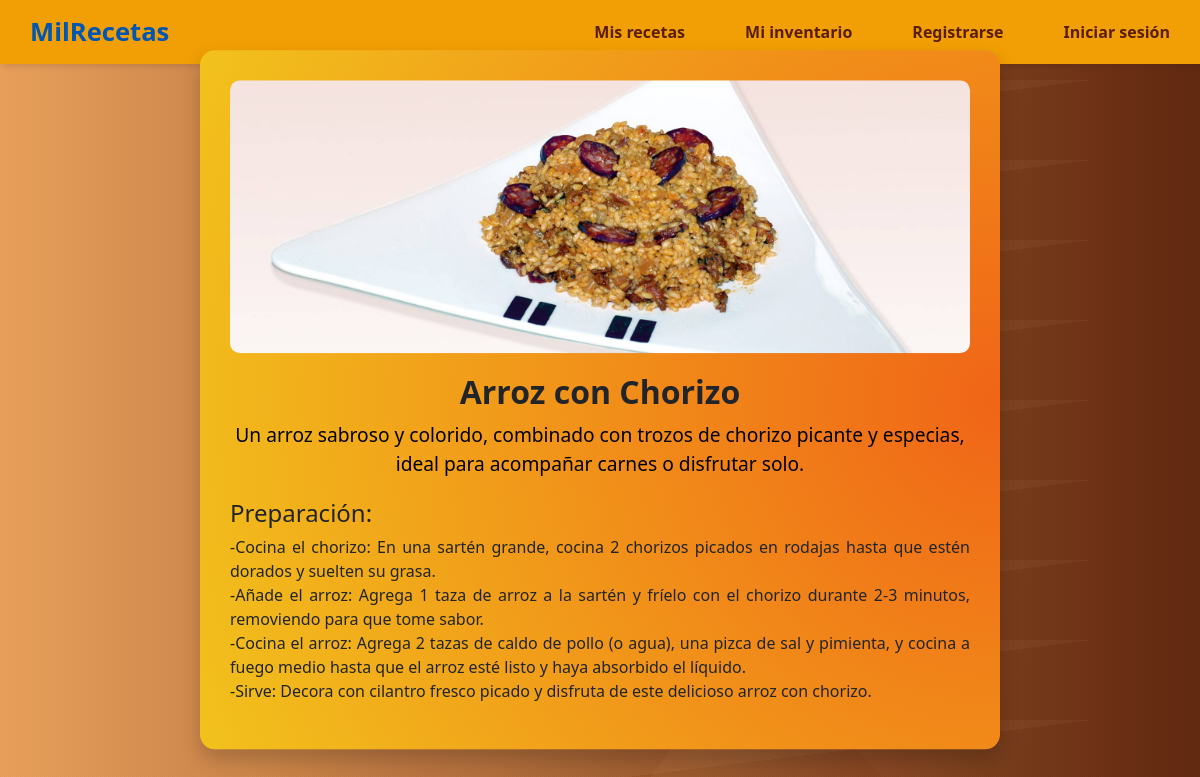
The app's page /receta.php?id=8 with its own data.
### tables this page shows
CREATE TABLE `recetas` (
  `id_receta` int(15) NOT NULL,
  `id_usuario` int(15) NOT NULL,
  `nombre` varchar(50) NOT NULL,
  `descripcion` varchar(200) NOT NULL,
  `preparacion` varchar(800) NOT NULL,
  `nombre_img` varchar(250) NOT NULL
);

### receta.php (the view, shortened to what this page needs)
<!DOCTYPE html>
<html lang="es">
<head>
    <link href="https://stackpath.bootstrapcdn.com/bootstrap/4.5.2/css/bootstrap.min.css" rel="stylesheet">
    <link rel="stylesheet" href="estilos_inicio.css">
</head>
<body>
    <?php
    include("conexion_db.php");
    ?>
    <header>
        <nav>
            <ul>
                <li class="marca"><a href="Index.php">MilRecetas</a></li>
                <li class="hideOnMobile"><a href="mis_recetas.php">Mis recetas</a></li>
                <li class="hideOnMobile"><a href="mi_inventario.php">Mi inventario</a></li>
                <li class="hideOnMobile"><a href="registro.php">Registrarse</a></li>
                <?php
                if (isset($_SESSION['id'])) {
                    echo '<li class="hideOnMobile"><a href="logout.php">Cerrar Sesión</a></li>';
                } else {
                    echo '<li><a href="f_login.php">Iniciar sesión</a></li>';
                }
                ?>
            </ul>
        </nav>
    </header>
    <div class="receta-container">
        <?php
        $id_receta = $_GET['id'];
        $query = "SELECT * FROM recetas WHERE id_receta = '$id_receta'";
        $resultado = mysqli_query($conex, $query);
        $row = mysqli_fetch_array($resultado);
        ?>
        <img src="img_recetas/<?php echo htmlspecialchars($row['nombre_img']); ?>" alt="<?php echo htmlspecialchars($row['nombre']); ?>" class="receta-img">
        <h1 class="receta-title"><?php echo htmlspecialchars($row['nombre']); ?></h1>
        <p class="receta-description"><?php echo htmlspecialchars($row['descripcion']); ?></p>
        <div class="receta-content">
            <h4>Preparación:</h4>
            <p><?php echo nl2br(htmlspecialchars($row['preparacion'])); ?></p>
        </div>
    </div>
</body>

### estilos_inicio.css (style rules this page uses)
* { margin: 0; padding: 0; }
body { max-height: 100vh; overflow-x: hidden; font-family: 'Segoe UI', Tahoma, Geneva, Verdana, sans-serif; background-image: linear-gradient(305deg, rgba(161, 161, 161, 0.04) 0%, rgba(161, 161, 161, 0.04) 45%,rgba(31, 31, 31, 0.04) 45%, rgba(31, 31, 31, 0.04) 100%),linear-gradient(173deg, rgba(190, 190, 190, 0.04) 0%, rgba(190, 190, 190, 0.04) 59%,rgba(10, 10, 10, 0.04) 59%, rgba(10, 10, 10, 0.04) 100%),linear-gradient(229deg, rgba(168, 168, 168, 0.04) 0%, rgba(168, 168, 168, 0.04) 29%,rgba(86, 86, 86, 0.04) 29%, rgba(86, 86, 86, 0.04) 100%),linear-gradient(306deg, rgba(51, 51, 51, 0.04) 0%, rgba(51, 51, 51, 0.04) 17%,rgba(64, 64, 64, 0.04) 17%, rgba(64, 64, 64, 0.04) 100%),linear-gradient(90deg, rgb(255, 169, 89),rgb(97, 30, 1));; }
nav { background-color: #F29F05; box-shadow: 3px 3px 5px rgba(0, 0, 0, 0.1); }
nav ul { width: 100%; list-style: none; display: flex; justify-content: flex-end; align-items: center; }
nav li { height: 8vh; }
nav a { height: 100%; padding: 0 30px; text-decoration: none; display: flex; align-items: center; color: #591E08; font-weight: 700; }
.marca { font-size: 1.6em; }
nav li:first-child { margin-right: auto; }

### receta.php (style rules this page uses)
.receta-container { background-image: radial-gradient(circle at center right, rgb(240, 101, 23),rgb(242, 194, 28)); border-radius: 15px; box-shadow: 0 10px 20px rgba(0, 0, 0, 0.2); max-width: 800px; width: 90%; padding: 30px; text-align: center; position: absolute; top: 50%; left: 50%; transform: translate(-50%, -50%); }
.receta-img { border-radius: 10px; max-width: 100%; height: auto; margin-bottom: 20px; }
.receta-title { font-size: 2rem; font-weight: bold; margin-bottom: 10px; }
.receta-description { font-size: 1.2rem; color: black; margin-bottom: 20px; }
.receta-content { font-size: 1rem; text-align: justify; }

### records on screen
recetas: nombre_img (picture), nombre "Arroz con Chorizo", descripcion "Un arroz sabroso y colorido, combinado con trozos de chorizo picante y especias, ideal para acompañar carnes o disfrutar solo.", preparacion "-Cocina el chorizo: En una sartén grande, cocina 2 chorizos picados en rodajas hasta que estén dorados y suelten su grasa. -Añade el arroz: Agrega 1 taza de arroz a la sartén y fríelo con el chorizo durante 2-3 minutos, removiendo para que tome sabor. -Cocina el arroz: Agrega 2 tazas de caldo de pollo (o agua), una pizca de sal y pimienta, y cocina a fuego medio hasta que el arroz esté listo y haya absorbido el líquido. -Sirve: Decora con cilantro fresco picado y disfruta de este delicioso arroz con chorizo."
